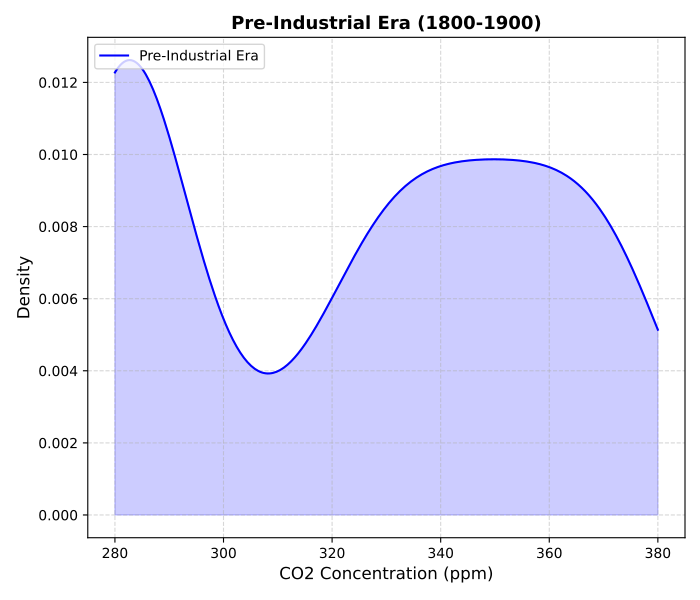

Generate this figure with Python:
import matplotlib.pyplot as plt
import numpy as np
from scipy.stats import kde

# Constructing the data
years = np.linspace(1800, 2000, 101)
co2_levels_pre_industrial = [280]*20 + [281, 281, 282, 283, 283, 284, 285, 286, 287, 287, 
                                        288, 289, 290, 292, 294, 298, 301, 305, 310, 315] + [320 + i for i in range(61)]

# Plotting the data
fig, axs = plt.subplots(1, 1, figsize=(7, 6))  # Grid of 1 row, 1 column

# Kernel Density Estimation for density plot
density_pre_industrial = kde.gaussian_kde(co2_levels_pre_industrial, bw_method=0.3)
x_range_pre = np.linspace(min(co2_levels_pre_industrial), max(co2_levels_pre_industrial), 300)

# Plotting the density plot for pre-industrial CO2 levels
axs.plot(x_range_pre, density_pre_industrial(x_range_pre), label="Pre-Industrial Era", color='blue')
axs.fill_between(x_range_pre, density_pre_industrial(x_range_pre), color='blue', alpha=0.2)

# Adding titles and labels
axs.set_title('Pre-Industrial Era (1800-1900)', fontsize=13, fontweight='bold')
axs.set_xlabel('CO2 Concentration (ppm)', fontsize=12)
axs.set_ylabel('Density', fontsize=12)
axs.legend(loc='upper left')
axs.grid(True, linestyle='--', alpha=0.5)

# Automatically adjusting layout
plt.tight_layout()

# Display the plot
plt.show()
